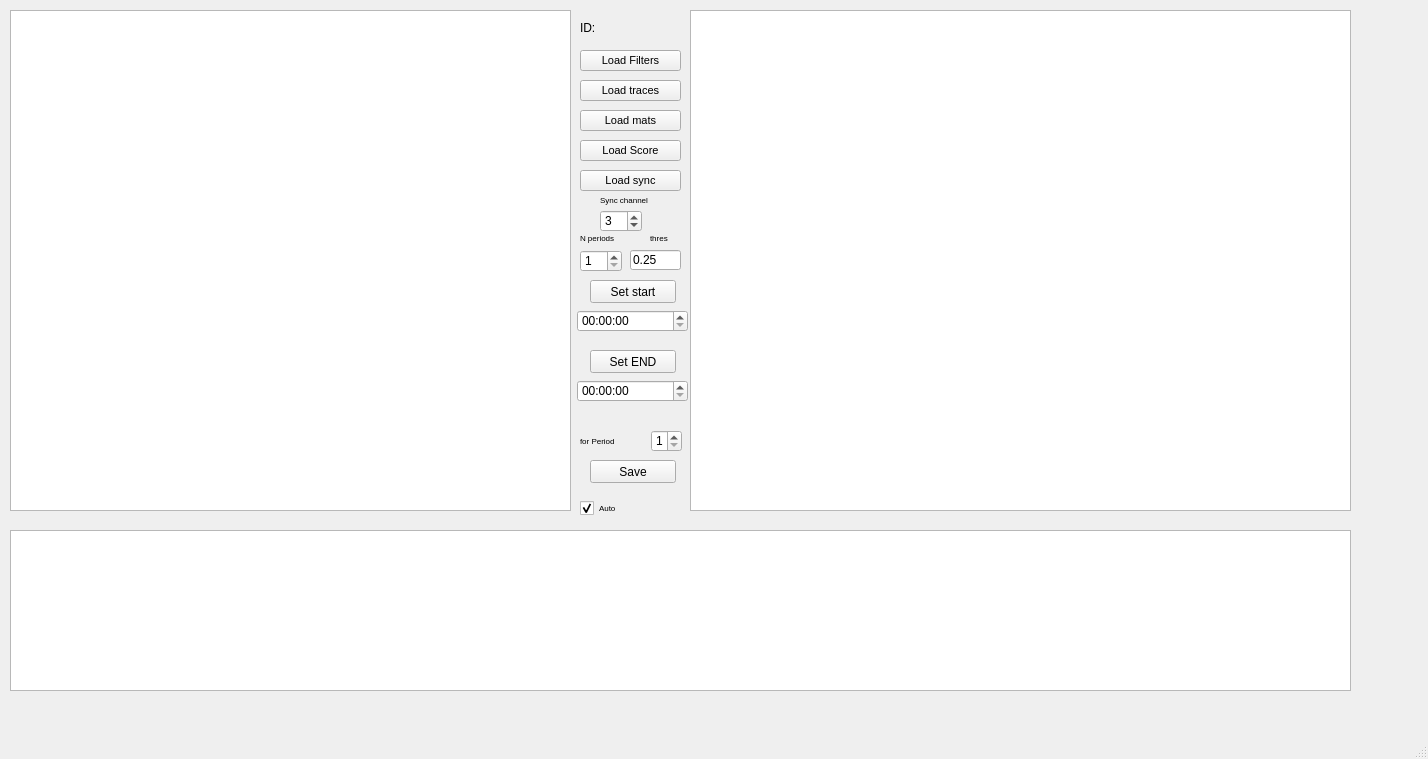
<?xml version="1.0" encoding="UTF-8"?>
<ui version="4.0">
 <class>MainWindow</class>
 <widget class="QMainWindow" name="MainWindow">
  <property name="geometry">
   <rect>
    <x>0</x>
    <y>0</y>
    <width>1428</width>
    <height>759</height>
   </rect>
  </property>
  <property name="windowTitle">
   <string>MainWindow</string>
  </property>
  <widget class="QWidget" name="centralwidget">
   <widget class="QSpinBox" name="sync_channel_2">
    <property name="geometry">
     <rect>
      <x>530</x>
      <y>910</y>
      <width>42</width>
      <height>22</height>
     </rect>
    </property>
    <property name="minimum">
     <number>1</number>
    </property>
    <property name="maximum">
     <number>9</number>
    </property>
   </widget>
   <widget class="QSpinBox" name="sync_channel_3">
    <property name="geometry">
     <rect>
      <x>410</x>
      <y>910</y>
      <width>42</width>
      <height>22</height>
     </rect>
    </property>
    <property name="minimum">
     <number>1</number>
    </property>
    <property name="maximum">
     <number>9</number>
    </property>
   </widget>
   <widget class="QPushButton" name="pushButton_7">
    <property name="geometry">
     <rect>
      <x>210</x>
      <y>910</y>
      <width>86</width>
      <height>23</height>
     </rect>
    </property>
    <property name="text">
     <string>Set start</string>
    </property>
   </widget>
   <widget class="QPushButton" name="pushButton_8">
    <property name="geometry">
     <rect>
      <x>320</x>
      <y>910</y>
      <width>86</width>
      <height>23</height>
     </rect>
    </property>
    <property name="text">
     <string>Set END</string>
    </property>
   </widget>
   <widget class="QWidget" name="widget_hypnogram" native="true">
    <property name="geometry">
     <rect>
      <x>190</x>
      <y>939</y>
      <width>1021</width>
      <height>201</height>
     </rect>
    </property>
   </widget>
   <widget class="QLabel" name="label_2">
    <property name="geometry">
     <rect>
      <x>480</x>
      <y>910</y>
      <width>51</width>
      <height>16</height>
     </rect>
    </property>
    <property name="text">
     <string>N periods</string>
    </property>
   </widget>
   <widget class="QPushButton" name="pushButton_6">
    <property name="geometry">
     <rect>
      <x>590</x>
      <y>460</y>
      <width>86</width>
      <height>23</height>
     </rect>
    </property>
    <property name="text">
     <string>Save</string>
    </property>
   </widget>
   <widget class="QSpinBox" name="sync_channel">
    <property name="geometry">
     <rect>
      <x>600</x>
      <y>210</y>
      <width>42</width>
      <height>22</height>
     </rect>
    </property>
    <property name="minimum">
     <number>1</number>
    </property>
    <property name="maximum">
     <number>9</number>
    </property>
    <property name="value">
     <number>3</number>
    </property>
   </widget>
   <widget class="QLabel" name="label">
    <property name="geometry">
     <rect>
      <x>600</x>
      <y>190</y>
      <width>61</width>
      <height>20</height>
     </rect>
    </property>
    <property name="font">
     <font>
      <pointsize>6</pointsize>
     </font>
    </property>
    <property name="text">
     <string>Sync channel</string>
    </property>
   </widget>
   <widget class="QSpinBox" name="Nperiods">
    <property name="geometry">
     <rect>
      <x>580</x>
      <y>250</y>
      <width>42</width>
      <height>22</height>
     </rect>
    </property>
    <property name="minimum">
     <number>1</number>
    </property>
    <property name="maximum">
     <number>9</number>
    </property>
   </widget>
   <widget class="QPushButton" name="pushButton_9">
    <property name="geometry">
     <rect>
      <x>590</x>
      <y>280</y>
      <width>86</width>
      <height>23</height>
     </rect>
    </property>
    <property name="text">
     <string>Set start</string>
    </property>
   </widget>
   <widget class="QPushButton" name="pushButton_10">
    <property name="geometry">
     <rect>
      <x>590</x>
      <y>350</y>
      <width>86</width>
      <height>23</height>
     </rect>
    </property>
    <property name="text">
     <string>Set END</string>
    </property>
   </widget>
   <widget class="QLabel" name="label_3">
    <property name="geometry">
     <rect>
      <x>580</x>
      <y>230</y>
      <width>71</width>
      <height>16</height>
     </rect>
    </property>
    <property name="font">
     <font>
      <pointsize>6</pointsize>
     </font>
    </property>
    <property name="text">
     <string>N periods</string>
    </property>
   </widget>
   <widget class="QPushButton" name="pushButton_2">
    <property name="geometry">
     <rect>
      <x>580</x>
      <y>80</y>
      <width>101</width>
      <height>21</height>
     </rect>
    </property>
    <property name="font">
     <font>
      <pointsize>8</pointsize>
     </font>
    </property>
    <property name="text">
     <string>Load traces</string>
    </property>
   </widget>
   <widget class="QPushButton" name="pushButton_3">
    <property name="geometry">
     <rect>
      <x>580</x>
      <y>110</y>
      <width>101</width>
      <height>21</height>
     </rect>
    </property>
    <property name="font">
     <font>
      <pointsize>8</pointsize>
     </font>
    </property>
    <property name="text">
     <string>Load mats</string>
    </property>
   </widget>
   <widget class="QPushButton" name="pushButton">
    <property name="geometry">
     <rect>
      <x>580</x>
      <y>50</y>
      <width>101</width>
      <height>21</height>
     </rect>
    </property>
    <property name="font">
     <font>
      <pointsize>8</pointsize>
     </font>
    </property>
    <property name="text">
     <string>Load Filters</string>
    </property>
   </widget>
   <widget class="QPushButton" name="pushButton_4">
    <property name="geometry">
     <rect>
      <x>580</x>
      <y>140</y>
      <width>101</width>
      <height>21</height>
     </rect>
    </property>
    <property name="font">
     <font>
      <pointsize>8</pointsize>
     </font>
    </property>
    <property name="text">
     <string>Load Score</string>
    </property>
   </widget>
   <widget class="QPushButton" name="pushButton_5">
    <property name="geometry">
     <rect>
      <x>580</x>
      <y>170</y>
      <width>101</width>
      <height>21</height>
     </rect>
    </property>
    <property name="font">
     <font>
      <pointsize>8</pointsize>
     </font>
    </property>
    <property name="text">
     <string>Load sync</string>
    </property>
   </widget>
   <widget class="PlotWidget" name="PlotWidget2">
    <property name="geometry">
     <rect>
      <x>10</x>
      <y>530</y>
      <width>1341</width>
      <height>161</height>
     </rect>
    </property>
    <property name="mouseTracking">
     <bool>true</bool>
    </property>
    <property name="autoFillBackground">
     <bool>true</bool>
    </property>
    <property name="backgroundBrush">
     <brush brushstyle="NoBrush">
      <color alpha="255">
       <red>100</red>
       <green>100</green>
       <blue>100</blue>
      </color>
     </brush>
    </property>
   </widget>
   <widget class="ImageView" name="ImgView">
    <property name="geometry">
     <rect>
      <x>10</x>
      <y>10</y>
      <width>561</width>
      <height>501</height>
     </rect>
    </property>
   </widget>
   <widget class="PlotWidget" name="PlotWidget_tr">
    <property name="geometry">
     <rect>
      <x>690</x>
      <y>10</y>
      <width>661</width>
      <height>501</height>
     </rect>
    </property>
    <property name="cursor" stdset="0">
     <cursorShape>BusyCursor</cursorShape>
    </property>
    <property name="mouseTracking">
     <bool>true</bool>
    </property>
    <property name="autoFillBackground">
     <bool>true</bool>
    </property>
    <property name="backgroundBrush">
     <brush brushstyle="NoBrush">
      <color alpha="255">
       <red>0</red>
       <green>0</green>
       <blue>0</blue>
      </color>
     </brush>
    </property>
   </widget>
   <widget class="QLabel" name="label_4">
    <property name="geometry">
     <rect>
      <x>580</x>
      <y>430</y>
      <width>61</width>
      <height>21</height>
     </rect>
    </property>
    <property name="font">
     <font>
      <pointsize>6</pointsize>
     </font>
    </property>
    <property name="text">
     <string>for Period</string>
    </property>
   </widget>
   <widget class="QLabel" name="label_5">
    <property name="geometry">
     <rect>
      <x>580</x>
      <y>20</y>
      <width>101</width>
      <height>16</height>
     </rect>
    </property>
    <property name="text">
     <string>ID:</string>
    </property>
   </widget>
   <widget class="QSpinBox" name="current_period">
    <property name="geometry">
     <rect>
      <x>651</x>
      <y>430</y>
      <width>31</width>
      <height>22</height>
     </rect>
    </property>
    <property name="minimum">
     <number>1</number>
    </property>
    <property name="maximum">
     <number>9</number>
    </property>
   </widget>
   <widget class="QTimeEdit" name="timeEdit">
    <property name="geometry">
     <rect>
      <x>577</x>
      <y>310</y>
      <width>111</width>
      <height>22</height>
     </rect>
    </property>
   </widget>
   <widget class="QTimeEdit" name="timeEdit_2">
    <property name="geometry">
     <rect>
      <x>577</x>
      <y>380</y>
      <width>111</width>
      <height>22</height>
     </rect>
    </property>
   </widget>
   <widget class="QCheckBox" name="checkBox">
    <property name="geometry">
     <rect>
      <x>580</x>
      <y>500</y>
      <width>61</width>
      <height>16</height>
     </rect>
    </property>
    <property name="font">
     <font>
      <pointsize>6</pointsize>
     </font>
    </property>
    <property name="text">
     <string>Auto</string>
    </property>
    <property name="checked">
     <bool>true</bool>
    </property>
   </widget>
   <widget class="QLabel" name="label_6">
    <property name="geometry">
     <rect>
      <x>650</x>
      <y>230</y>
      <width>41</width>
      <height>16</height>
     </rect>
    </property>
    <property name="font">
     <font>
      <pointsize>6</pointsize>
     </font>
    </property>
    <property name="text">
     <string>thres</string>
    </property>
   </widget>
   <widget class="QLineEdit" name="lineEdit">
    <property name="geometry">
     <rect>
      <x>630</x>
      <y>250</y>
      <width>51</width>
      <height>20</height>
     </rect>
    </property>
    <property name="text">
     <string>0.25</string>
    </property>
   </widget>
  </widget>
  <widget class="QMenuBar" name="menubar">
   <property name="geometry">
    <rect>
     <x>0</x>
     <y>0</y>
     <width>1428</width>
     <height>21</height>
    </rect>
   </property>
  </widget>
  <widget class="QStatusBar" name="statusbar"/>
 </widget>
 <customwidgets>
  <customwidget>
   <class>PlotWidget</class>
   <extends>QGraphicsView</extends>
   <header location="global">pyqtgraph</header>
  </customwidget>
  <customwidget>
   <class>ImageView</class>
   <extends>QGraphicsView</extends>
   <header location="global">pyqtgraph</header>
  </customwidget>
 </customwidgets>
 <resources/>
 <connections/>
</ui>
